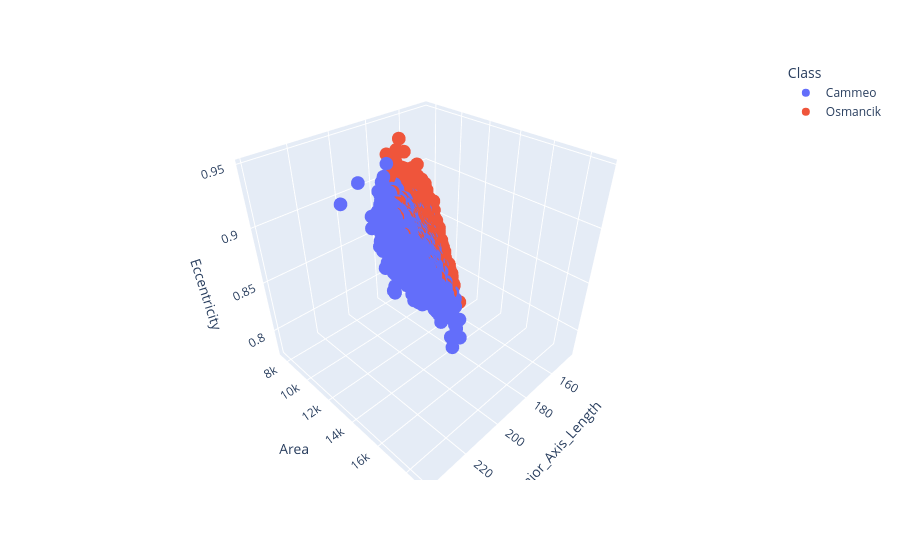

This figure's notebook cell:
### Code cell
px.scatter_3d(
    rice_dataset, x="Major_Axis_Length", y="Area", z="Eccentricity", color="Class"
)

### Figure 1 — Plotly figure (JSON) as saved in the notebook; plotly's stock layout.template omitted (floating-point values rounded to 4 significant figures; data arrays with more than 128 entries replaced by an {"elided": "..."} marker saying what was removed)
{"data": [{"hovertemplate": "Class=Cammeo<br>Major_Axis_Length=%{x}<br>Area=%{y}<br>Eccentricity=%{z}<extra></extra>", "legendgroup": "Cammeo", "marker": {"color": "#636efa", "symbol": "circle"}, "mode": "markers", "name": "Cammeo", "scene": "scene", "showlegend": true, "type": "scatter3d", "x": {"elided": "1630 float values"}, "y": {"elided": "1630 int values"}, "z": {"elided": "1630 float values"}}, {"hovertemplate": "Class=Osmancik<br>Major_Axis_Length=%{x}<br>Area=%{y}<br>Eccentricity=%{z}<extra></extra>", "legendgroup": "Osmancik", "marker": {"color": "#EF553B", "symbol": "circle"}, "mode": "markers", "name": "Osmancik", "scene": "scene", "showlegend": true, "type": "scatter3d", "x": {"elided": "2180 float values"}, "y": {"elided": "2180 int values"}, "z": {"elided": "2180 float values"}}], "layout": {"legend": {"title": {"text": "Class"}, "tracegroupgap": 0}, "margin": {"t": 60}, "scene": {"domain": {"x": [0, 1], "y": [0, 1]}, "xaxis": {"title": {"text": "Major_Axis_Length"}}, "yaxis": {"title": {"text": "Area"}}, "zaxis": {"title": {"text": "Eccentricity"}}}}}
